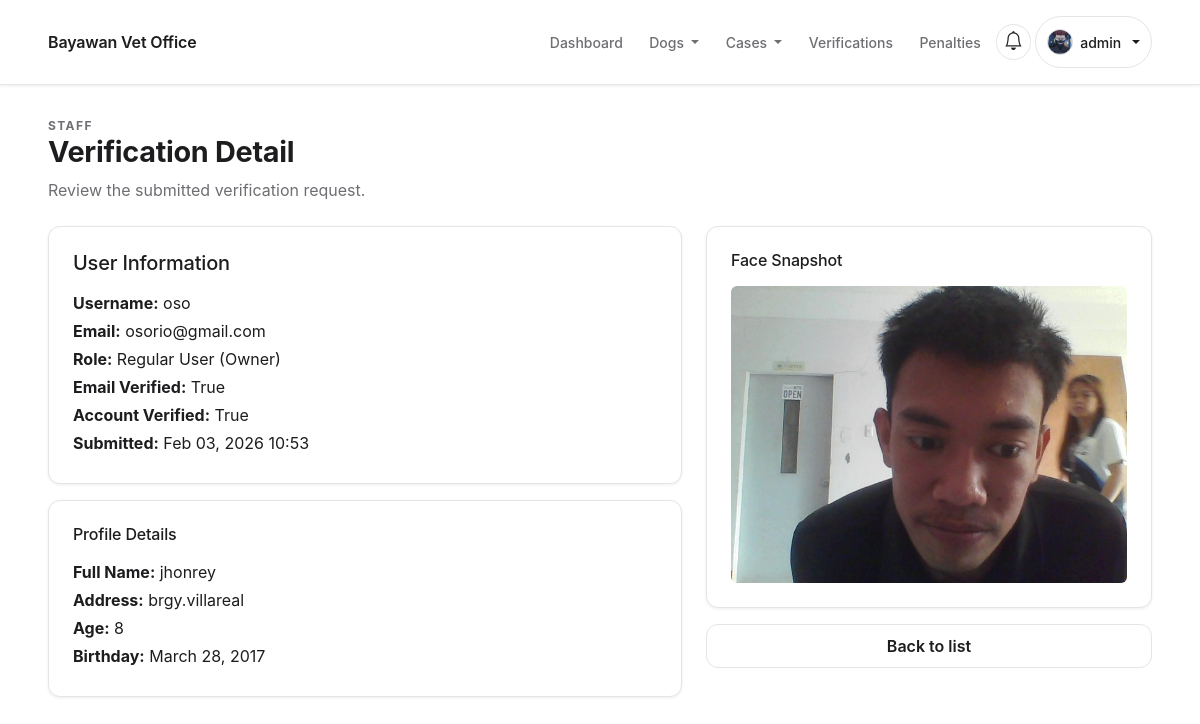
Page /accounts/staff/verification/4/ (signed in) on the committed database.
### users/models.py (models this page shows, shortened)
class CustomUser(AbstractUser):
    class Roles(models.TextChoices):
        ADMIN = 'ADMIN', 'Admin'
        STAFF = 'STAFF', 'Staff'
        OWNER = 'OWNER', 'Regular User (Owner)'
    email = models.EmailField(unique=True)
    role = models.CharField(max_length=20, choices=Roles.choices, default=Roles.OWNER)
    email_verified = models.BooleanField(default=False)
    is_verified = models.BooleanField(default=False)
    legal_consent = models.BooleanField(default=False)
    legal_consented_at = models.DateTimeField(null=True, blank=True)

class UserProfile(models.Model):
    class Gender(models.TextChoices):
        MALE = 'MALE', 'Male'
        FEMALE = 'FEMALE', 'Female'
    class StatusBadge(models.TextChoices):
        GREEN = 'GREEN', 'Green'
        ORANGE = 'ORANGE', 'Orange'
        RED = 'RED', 'Red'
    user = models.OneToOneField(CustomUser, on_delete=models.CASCADE, related_name='profile')
    offense_count = models.PositiveIntegerField(default=0)
    status_badge = models.CharField(max_length=10, choices=StatusBadge.choices, default=StatusBadge.GREEN)
    full_name = models.CharField(max_length=150, blank=True)
    address = models.CharField(max_length=255, blank=True)
    age = models.PositiveIntegerField(null=True, blank=True)
    birthday = models.DateField(null=True, blank=True)
    gender = models.CharField(max_length=10, choices=Gender.choices, blank=True)
    profile_photo = models.ImageField(upload_to='profile_photos/', blank=True, null=True)

class FaceVerification(TimeStampedModel):
    class Status(models.TextChoices):
        PENDING = 'PENDING', 'Pending'
        APPROVED = 'APPROVED', 'Approved'
        REJECTED = 'REJECTED', 'Rejected'
    user = models.OneToOneField(
        settings.AUTH_USER_MODEL, on_delete=models.CASCADE, related_name='face_verification'
    )
    status = models.CharField(max_length=20, choices=Status.choices, default=Status.PENDING)
    reviewed_by = models.ForeignKey(
        settings.AUTH_USER_MODEL,
        on_delete=models.SET_NULL,
        null=True,
        blank=True,
        related_name='face_verification_reviews',
    )
    reviewed_at = models.DateTimeField(null=True, blank=True)
    notes = models.TextField(blank=True)
    photo = models.FileField(upload_to='face_verifications/', blank=True)

### users/views.py (the view)
# urls.py: path('staff/verification/<int:pk>/', views.verification_detail, name='verification_detail'),
@login_required
@role_required('ADMIN', 'STAFF')
def verification_detail(request, pk: int):
    record = get_object_or_404(FaceVerification, pk=pk)
    return render(request, 'users/verification_detail.html', {'record': record})

### notifications/context_processors.py (called while the page is built)
def unread_notifications(request):
    if not request.user.is_authenticated:
        return {'unread_notifications': 0, 'nav_notifications': []}
    items = Notification.objects.filter(user=request.user).order_by('-created_at')
    count = items.filter(is_read=False).count()
    return {
        'unread_notifications': count,
        'nav_notifications': items[:5],
    }

### templates/users/verification_detail.html (shortened to what this page needs)
{% extends 'base.html' %}
{% block content %}
  <div class="container">
    {% include 'partials/page_header.html' with eyebrow="Staff" title="Verification Detail" subtitle="Review the submitted verification request." %}
    <div class="row g-4">
      <div class="col-lg-7">
        <div class="card-elevated p-4">
          <h2 class="h5 mb-3">User Information</h2>
          <p class="mb-1"><strong>Username:</strong> {{ record.user.username }}</p>
          <p class="mb-1"><strong>Email:</strong> {{ record.user.email }}</p>
          <p class="mb-1"><strong>Role:</strong> {{ record.user.get_role_display }}</p>
          <p class="mb-1"><strong>Email Verified:</strong> {{ record.user.email_verified }}</p>
          <p class="mb-1"><strong>Account Verified:</strong> {{ record.user.is_verified }}</p>
          <p class="mb-1"><strong>Submitted:</strong> {{ record.created_at|date:"M d, Y H:i" }}</p>
        </div>
        <div class="card-elevated p-4 mt-3">
          <h2 class="h6 mb-3">Profile Details</h2>
          <p class="mb-1"><strong>Full Name:</strong> {{ record.user.profile.full_name|default:"-" }}</p>
          <p class="mb-1"><strong>Address:</strong> {{ record.user.profile.address|default:"-" }}</p>
          <p class="mb-1"><strong>Age:</strong> {{ record.user.profile.age|default:"-" }}</p>
          <p class="mb-1"><strong>Birthday:</strong> {{ record.user.profile.birthday|default:"-" }}</p>
        </div>
      </div>
      <div class="col-lg-5">
        <div class="card-elevated p-4">
          <h2 class="h6 mb-3">Face Snapshot</h2>
          {% if record.photo %}
            <img class="img-fluid rounded" src="{{ record.photo.url }}" alt="Face snapshot" loading="lazy">
          {% else %}
            <p class="text-muted mb-0">No snapshot available.</p>
          {% endif %}
        </div>
        <div class="mt-3">
          <a class="btn btn-outline-secondary w-100" href="{% url 'admin_user_management' %}">
            Back to list
          </a>
        </div>
      </div>
    </div>
  </div>
{% endblock %}

### templates/base.html (shortened to what this page needs)
{% load static %}
<!doctype html>
<html lang="en">
  <head>
    <link
      href="https://cdn.jsdelivr.net/npm/bootstrap@5.3.2/dist/css/bootstrap.min.css"
      rel="stylesheet"
    />
    <link
      rel="stylesheet"
      href="https://cdn.jsdelivr.net/npm/bootstrap-icons@1.11.3/font/bootstrap-icons.css"
    />
    <link rel="stylesheet" href="{% static 'css/theme.css' %}" />
    <link rel="stylesheet" href="{% static 'css/components.css' %}" />
    <link rel="stylesheet" href="{% static 'css/layout.css' %}" />
    <link rel="stylesheet" href="{% static 'css/utilities.css' %}" />
    <link rel="stylesheet" href="{% static 'css/app-pages.css' %}" />
    <link rel="stylesheet" href="{% static 'css/app-modules.css' %}" />
  </head>
  <body class="app-shell">
    <nav class="navbar navbar-expand-lg navbar-light bg-white border-bottom sticky-top">
      <div class="container">
        <a class="navbar-brand fw-semibold site-navbar-title" href="{% url 'home' %}">
          Bayawan Vet Office
        </a>
        <div class="collapse navbar-collapse" id="navMain">
          <ul class="navbar-nav ms-auto align-items-lg-center gap-lg-1">
            {% if request.user.is_authenticated %}
              <li class="nav-item">
                {% if request.user.role == 'ADMIN' or request.user.role == 'STAFF' %}
                  <a class="nav-link" href="{% url 'analytics_dashboard' %}">Dashboard</a>
                {% else %}
                  <a class="nav-link" href="{% url 'dashboard' %}">Dashboard</a>
                {% endif %}
              </li>
              {% if request.user.role == 'ADMIN' or request.user.role == 'STAFF' %}
                <li class="nav-item dropdown">
                  <a
                    class="nav-link dropdown-toggle"
                    href="#"
                    id="manageDogDropdown"
                    role="button"
                    data-bs-toggle="dropdown"
                    aria-expanded="false"
                  >
                    Dogs
                  </a>
                </li>
                <li class="nav-item dropdown">
                  <a
                    class="nav-link dropdown-toggle"
                    href="#"
                    id="staffCasesDropdown"
                    role="button"
                    data-bs-toggle="dropdown"
                    aria-expanded="false"
                  >
                    Cases
                  </a>
                </li>
                <li class="nav-item">
                  <a class="nav-link" href="{% url 'admin_user_management' %}">Verifications</a>
                </li>
                <li class="nav-item">
                  <a class="nav-link" href="{% url 'penalties_checklist' %}">Penalties</a>
                </li>
              {% else %}
                <li class="nav-item">
                  <a class="nav-link" href="{% url 'adoption_my_requests' %}">My Requests</a>
                </li>
              {% endif %}
            {% endif %}
            {% if request.user.is_authenticated %}
              <li class="nav-item dropdown">
                <a
                  class="nav-link dropdown-toggle notification-toggle {% if unread_notifications %}has-unread{% endif %}"
                  href="#"
                  id="notificationsDropdown"
                  role="button"
                  data-bs-toggle="dropdown"
                  aria-expanded="false"
                  aria-label="Open notifications"
                >
                  <i class="bi bi-bell"></i>
                </a>
              </li>
              <li class="nav-item dropdown">
                <a
                  class="nav-link dropdown-toggle navbar-profile-toggle"
                  href="#"
                  id="profileDropdown"
                  role="button"
                  data-bs-toggle="dropdown"
                  aria-expanded="false"
                >
                  <span class="navbar-profile-avatar" aria-hidden="true">
                    {% if request.user.profile.profile_photo %}
                      <img
                        src="{{ request.user.profile.profile_photo.url }}"
                        alt=""
                        class="navbar-profile-avatar-img"
                      />
                    {% else %}
                      <span class="navbar-profile-avatar-fallback">{{ request.user.username|first|upper }}</span>
                    {% endif %}
                  </span>
                  <span class="navbar-profile-name">{{ request.user.username }}</span>
                </a>
              </li>
            {% endif %}
          </ul>
        </div>
      </div>
    </nav>
    <main id="main-content" class="main-content">
      {% block content %}{% endblock %}
    </main>
  </body>
</html>

### static/css/theme.css (style rules this page uses)
:root { --bg: #ffffff; --surface: #ffffff; --border: #e5e5e7; --text: #1d1d1f; --muted: #6e6e73; --primary: #0071e3; --primary-hover: #005ecb; --focus: #2f8cff; --radius-sm: 8px; --radius-md: 12px; --radius-lg: 16px; --radius-pill: 999px; --space-1: 4px; --space-2: 8px; --space-3: 12px; --space-4: 16px; --space-5: 24px; --space-6: 32px; --space-7: 40px; --shadow-1: 0 1px 3px rgba(29, 29, 31, 0.08); --shadow-2: var(--shadow-1); --transition: 200ms ease; --transition-fast: var(--transition); --control-height: 44px; --font-sans: -apple-system, BlinkMacSystemFont, "Segoe UI", Roboto, Helvetica, Arial, sans-serif; --font-serif: var(--font-sans); --font-display: var(--font-sans); --text-xs: 0.75rem; --text-sm: 0.875rem; --text-base: 1rem; --text-lg: 1.125rem; --text-xl: 1.25rem; --text-2xl: 1.5rem; --text-3xl: 2rem; --text-4xl: 2.5rem; --color-bg: var(--bg); --color-surface: var(--surface); --color-surface-2: #f8f8fa; --color-surface-3: #f0f0f4; --color-warm: #f8f8fa; --color-warm-2: #f0f0f4; --color-border: var(--border); --color-ink: var(--text); --color-muted: var(--muted); --color-primary: var(--primary); --color-primary-600: var(--primary-hover); --color-primary-700: #004b9c; --color-accent: #d2d2d7; --color-focus: var(--focus); --bs-primary: var(--primary); --bs-secondary: #6e6e73; --bs-body-font-family: var(--font-sans); --bs-body-color: var(--text); --bs-body-bg: var(--bg); --bs-border-color: var(--border); --bs-link-color: var(--primary); --bs-link-hover-color: var(--primary-hover); }
*, *::before, *::after { box-sizing: border-box; }
body { font-family: var(--font-sans); color: var(--text); background: var(--bg); font-size: var(--text-base); line-height: 1.5; text-rendering: optimizeLegibility; }
h1, h2, h3 { font-family: var(--font-sans); color: var(--text); font-weight: 700; letter-spacing: -0.01em; line-height: 1.2; }
h2 { font-size: clamp(1.45rem, 2.5vw, 2rem); }
a { color: var(--primary); text-decoration-color: rgba(0, 113, 227, 0.35); text-underline-offset: 0.2em; }
img, svg { max-width: 100%; height: auto; }

### static/css/components.css (style rules this page uses)
.container { --bs-gutter-x: 1rem; }
@media (min-width: 1200px) { .container { max-width: 1120px; } }
.card, .card-elevated, .card-soft, .auth-card, .dog-card, .notifications-panel, .profile-card, .report-card, .kpi-card, .table-shell, .form-section { border: 1px solid var(--border); border-radius: var(--radius-md); background: var(--surface); box-shadow: var(--shadow-1); }
.card, .card-elevated, .card-soft { overflow: hidden; }
.btn { min-height: var(--control-height); display: inline-flex; align-items: center; justify-content: center; gap: 0.35rem; border-radius: var(--radius-md); font-weight: 600; border-width: 1px; transition: background-color var(--transition), border-color var(--transition), color var(--transition); }
.btn-secondary, .btn-outline-secondary { background: var(--surface); border-color: var(--border); color: var(--text); }

### static/css/layout.css (style rules this page uses)
.app-shell { min-height: 100vh; background: var(--bg); }
.navbar { background: var(--surface) !important; border-bottom: 1px solid var(--border) !important; box-shadow: var(--shadow-1); }
.navbar .container { min-height: 68px; }
.navbar .navbar-brand { color: var(--text); font-weight: 600; letter-spacing: -0.01em; }
.site-navbar-title { display: inline-flex; align-items: center; margin-right: var(--space-3); font-size: clamp(1rem, 1.2vw, 1.08rem); line-height: 1.15; white-space: nowrap; }
.navbar .navbar-nav .nav-link { position: relative; color: var(--muted); font-size: var(--text-sm); font-weight: 500; padding: 0.75rem 0.7rem; transition: color var(--transition); }
.main-content { padding: var(--space-6) 0 var(--space-7); }

### rows in the picture
CustomUser: user.profile.profile_photo (picture), user.username "admin"
FaceVerification: user.username "oso", user.email "osorio@gmail.com", user.role "Regular User (Owner)", user.email_verified "True", user.is_verified "True", created_at "Feb 03, 2026 10:53", user.profile.full_name "jhonrey", user.profile.address "brgy.villareal", user.profile.age "8", user.profile.birthday "March 28, 2017", photo (picture)

### other values in the picture
{{ eyebrow }} "STAFF"
{{ title }} "Verification Detail"
{{ subtitle }} "Review the submitted verification request."
